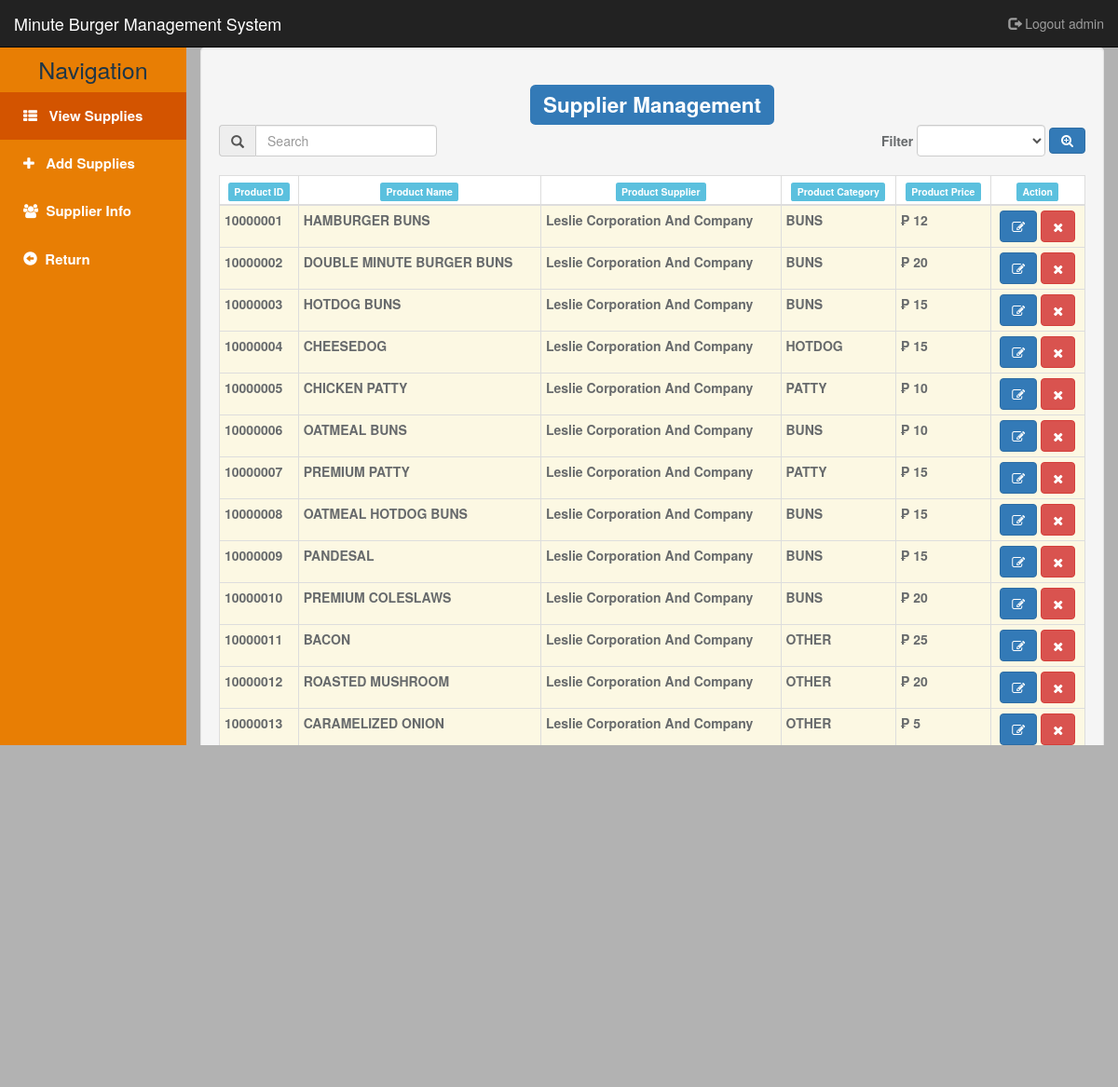
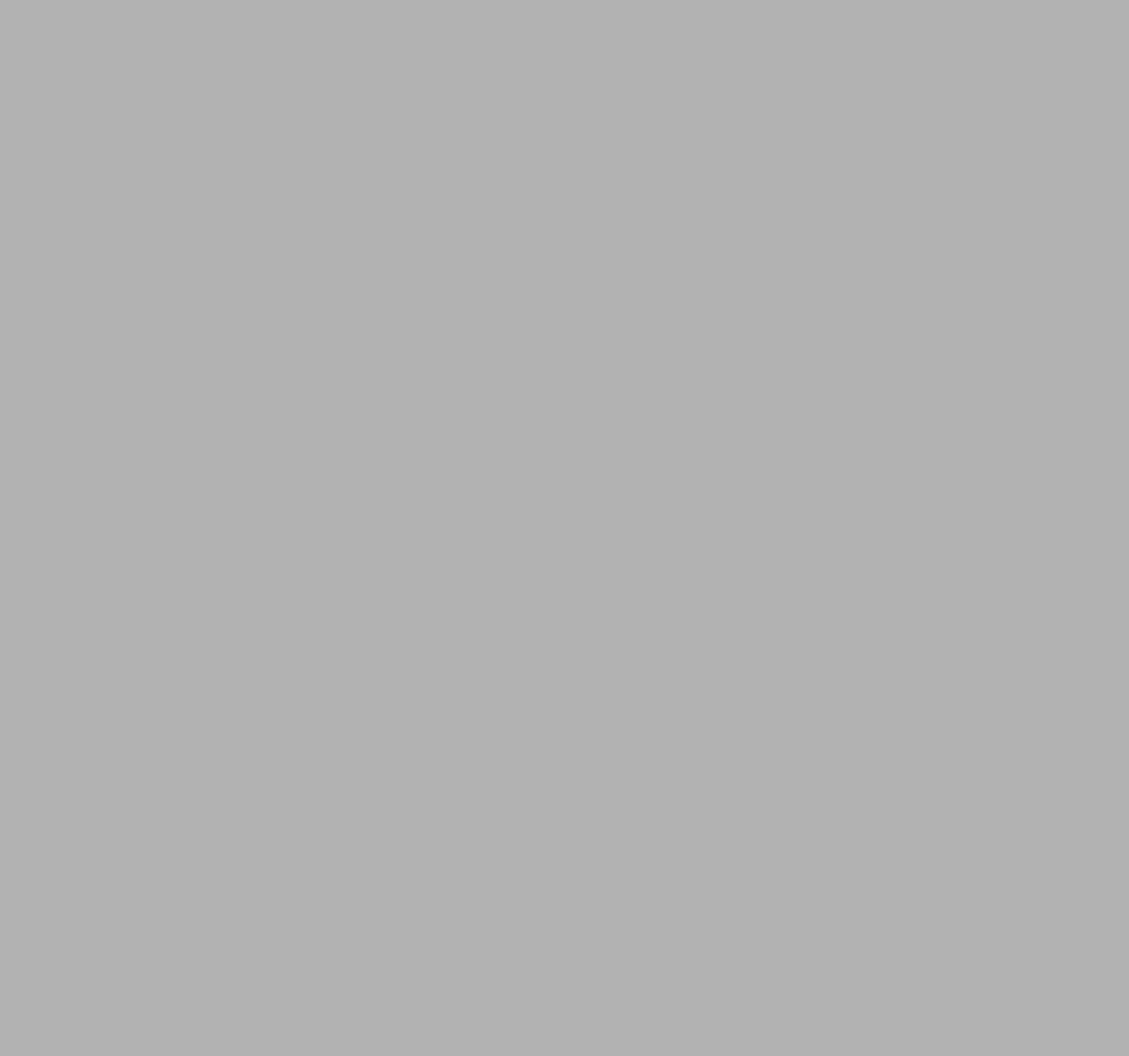
/inventory/supplier_view_product.php?minute_supplier_id=20180001 (signed in), run on the app's committed database (2 pictures, top to bottom).
### tables this page shows
CREATE TABLE `minute_supplier_product` (
  `supply_product_id` int(30) NOT NULL,
  `supply_product_name` varchar(50) NOT NULL,
  `supply_product_supplier` varchar(50) NOT NULL,
  `supply_product__category` varchar(50) NOT NULL,
  `supply_product_price` int(10) NOT NULL
);

### inventory/supplier_view_product.php (the view, shortened to what this page needs)
<?php include '../function/in-session.php';
      require '../connect/connect.php';
if (isset($_GET['minute_supplier_id'])) {
    $minute_supplier_id = $_GET['minute_supplier_id'];
}
else{
    if (isset($_GET['update_hidden'])) {
      $update_hidden = $_GET['update_hidden'];
      $minute_supplier_id = $update_hidden;
    }
}
if (isset($_GET['filter'])) {
    $filter = $_GET['filter'];
}
else{
  $filter = '';
}
$supplier_sql = "SELECT * FROM minute_supplier where minute_supplier_id = '$minute_supplier_id' ";
  $supplier_result = mysqli_query($connect,$supplier_sql);
  if (mysqli_num_rows($supplier_result) >=0) {
      while ($supplier_row = mysqli_fetch_assoc($supplier_result)) {
             $minute_supplier_id= $supplier_row['minute_supplier_id'];
             $minute_supplier_company = $supplier_row['minute_supplier_company'];
      }
  }
?>
<!DOCTYPE html>
<html>
<head>
	<link rel="stylesheet" type="text/css" href="../bootstrap/css/bootstrap.min.css">
  <link rel="stylesheet" type="text/css" href="../bootstrap/font-awesome/css/font-awesome.min.css">
  <link rel="stylesheet" type="text/css" href="../main_css/home.css">
</head>
<body>
<nav class="navbar navbar-inverse navbar-static-top" role="navigation" style="margin-bottom: 0">
    <div class="container-fluid">
        <div class="navbar-header">
            <a class="navbar-brand" href="#">Minute Burger Management System</a>
        </div>
            <ul class="nav navbar-nav navbar-right">
                <li><a href="#logout" data-target="#logout" data-toggle="modal"><span class="glyphicon glyphicon-log-out"></span> Logout <?php echo $_SESSION['user']; ?></a></li>
            </ul>
    </div>
</nav>
<div class="container-fluid display-table">
<div class="row display-table-row">
  <div class="col-md-2 display-table-cell valign hidden-xs" id="sidebar">
    <h1>Navigation</h1>
    <ul>
   <li id="active"><a href="#"><span class="fa fa-th-list"></span> &nbsp View Supplies</a></li>
   <li><a href="supplier_add_product.php?minute_supplier_id=<?=$minute_supplier_id?>"><span class="fa fa-plus"></span> &nbsp Add Supplies</a></li>
   <li><a href="#info" data-toggle="modal" data-target="#info"><span class="fa fa-group"></span>&nbsp Supplier Info</a></li>
   <li><a href="view_supplier.php"><span class="glyphicon glyphicon-circle-arrow-left"></span> &nbspReturn</a></li>
    </ul>
</div>
  <div class="col-md-10 display-table-cell valign">
         <div class="well col-md-12 col-lg-12 col-xs-5 col-sm-12">
                    <h2 class="text-center"><b class="label label-primary">Supplier Management</b></h2>
                 <form class="form-inline" method="POST" action="redirect.php">
    <div class="input-group">
      <span class="input-group-addon"><i class="glyphicon glyphicon-search"></i></span>
      <input type="text" class="form-control" name="search" placeholder="Search" id="search" autocomplete="off">
    </div>
     <div class="form-group pull-right">
            <label class="control-label">Filter</label>
              <select class="form-control" name="filter_Category">
                    <option></option>
                    <option value="BUNS"><center>BUNS</center></option>
              </select>
              <button class="btn btn-primary fa fa-search-plus" type="submit" name="filer_submit_2"></button>
      </div>
                 </form>     <br>
            <div class="table-responsive">
              <table class="table table-condensed table-bordered table-hover table-striped" style="background-color: white">
                  <thead>
                      <th class='text-center'><b class="label label-info">Product ID </b></th>
                      <th class='text-center'><b class="label label-info">Product Name</b></th>
                      <th class='text-center'><b class="label label-info">Product Supplier</b></th>
                      <th class='text-center'><b class="label label-info">Product Category</b></th>
                      <th class='text-center'><b class="label label-info">Product Price</b></th>
                      <th class='text-center'><b class="label label-info">Action</b></th>
                  </thead>
                  <tbody id="table">
<?php
$query = '';
if ($filter == '') {
    $query = "SELECT * FROM minute_supplier_product where supply_product_supplier ='$minute_supplier_company' ORDER BY supply_product_id";
}
else{
    $query = "SELECT * FROM minute_supplier_product where supply_product_supplier ='$minute_supplier_company'
              and supply_product__category='$filter'";
}
$result = mysqli_query($connect,$query);
if (mysqli_num_rows($result)) {
  while ($row = mysqli_fetch_assoc($result)) {
      $id_row      = $row['supply_product_id'];
  echo "<tr class='warning'>";
  echo "<td><b>".$row['supply_product_id']."</b></td>";
  echo "<td><b>".$row['supply_product_name']."</b></td>";
  echo "<td><b>".$row['supply_product_supplier']."</b></td>";
  echo "<td><b>".$row['supply_product__category']."</b></td>";
  echo "<td><b>  &#8369; ".$row['supply_product_price']."</b></td>";
  ?>
      <td class="text-center">
        <a href="#update<?=$id_row?>" data-target="#update<?=$id_row?>" data-toggle="modal">
            <button class="btn btn-primary">
            <span class="fa fa-edit"></span></button>
        </a>
        <a href="#remove<?=$id_row?>" data-target="#remove<?=$id_row?>" data-toggle="modal">
            <button class="btn btn-danger">
            <span class="fa fa-times"></span></button>
        </a>
      </td>
    <?php
    echo "</tr>";
  }
}
?>
                  </tbody>
              </table>
            </div>
        </div>
  </div>
</div>
</div>
</body>
</html>

### main_css/home.css (style rules this page uses)
html,body { background-color: #b2b2b2; color: #676a6c; height: 100%; overflow-x: hidden; }
#sidebar { background-color: #E87E04; padding: 0px; }
#sidebar h1 { color: #1f3647; text-align: center; margin: 10px 0px; font-size: 25px; }
#sidebar ul { list-style: none; margin: 0px; padding: 0px; }
#sidebar a { padding: 15px 25px; text-decoration: none; color: white; font-weight: bold; font-size: 15px; display: block; }
.display-table { display: table; padding: 0px; height: 100%; width: 100%; }
.display-table-row { display: table-row; height: 100%; }
.display-table-cell { display: table-cell; float: none; height: 100%; }
.valign { vertical-align: top; }
#active { background-color: #D35400; }

### inventory/supplier_view_product.php (style rules this page uses)
a { text-decoration: none; }

### data on the page
minute_supplier_product: supply_product_id "10000001", supply_product_name "HAMBURGER BUNS", supply_product_supplier "Leslie Corporation And Company", supply_product__category "BUNS", supply_product_price "12"
minute_supplier_product: supply_product_id "10000002", supply_product_name "DOUBLE MINUTE BURGER BUNS", supply_product_supplier "Leslie Corporation And Company", supply_product__category "BUNS", supply_product_price "20"
minute_supplier_product: supply_product_id "10000003", supply_product_name "HOTDOG BUNS", supply_product_supplier "Leslie Corporation And Company", supply_product__category "BUNS", supply_product_price "15"
minute_supplier_product: supply_product_id "10000004", supply_product_name "CHEESEDOG", supply_product_supplier "Leslie Corporation And Company", supply_product__category "HOTDOG", supply_product_price "15"
minute_supplier_product: supply_product_id "10000005", supply_product_name "CHICKEN PATTY", supply_product_supplier "Leslie Corporation And Company", supply_product__category "PATTY", supply_product_price "10"
minute_supplier_product: supply_product_id "10000006", supply_product_name "OATMEAL BUNS", supply_product_supplier "Leslie Corporation And Company", supply_product__category "BUNS", supply_product_price "10"
minute_supplier_product: supply_product_id "10000007", supply_product_name "PREMIUM PATTY", supply_product_supplier "Leslie Corporation And Company", supply_product__category "PATTY", supply_product_price "15"
minute_supplier_product: supply_product_id "10000008", supply_product_name "OATMEAL HOTDOG BUNS", supply_product_supplier "Leslie Corporation And Company", supply_product__category "BUNS", supply_product_price "15"
minute_supplier_product: supply_product_id "10000009", supply_product_name "PANDESAL", supply_product_supplier "Leslie Corporation And Company", supply_product__category "BUNS", supply_product_price "15"
minute_supplier_product: supply_product_id "10000010", supply_product_name "PREMIUM COLESLAWS", supply_product_supplier "Leslie Corporation And Company", supply_product__category "BUNS", supply_product_price "20"
minute_supplier_product: supply_product_id "10000011", supply_product_name "BACON", supply_product_supplier "Leslie Corporation And Company", supply_product__category "OTHER", supply_product_price "25"

### other printed values
$_SESSION['user'] "admin"
